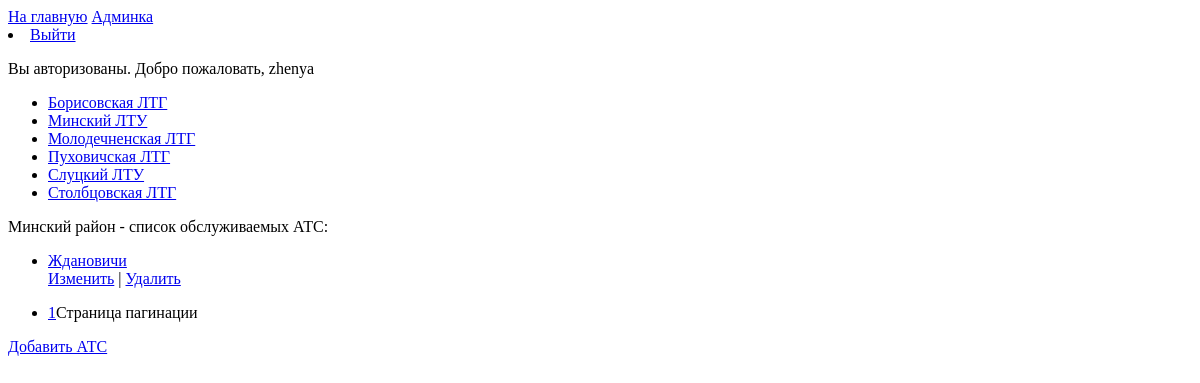
The page /ats/minskij/ (signed in) on the database as committed earlier.
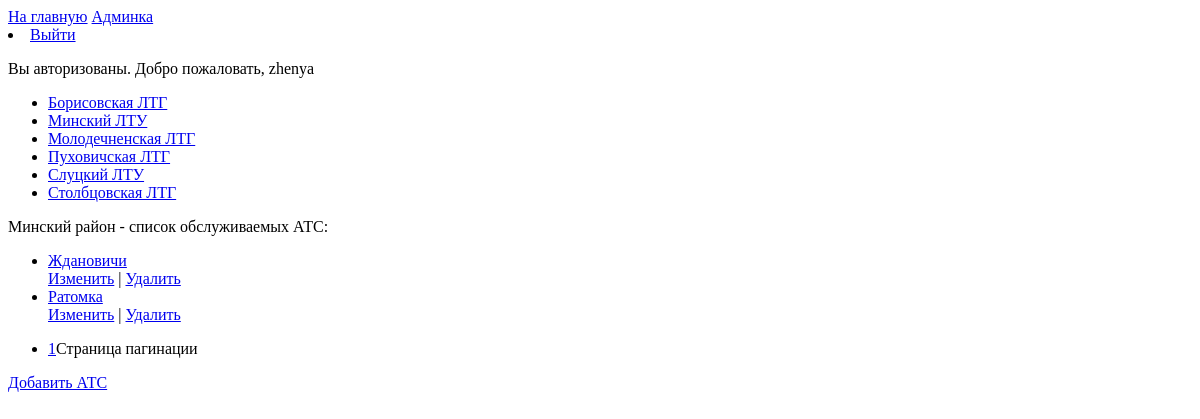
The same page on the database as committed later.
### ats/models.py (models this page shows, shortened)
class Department(models.Model):
    name = models.CharField(max_length=20, verbose_name='Подразделение')
    slug = models.SlugField(max_length=255, unique=True, db_index=True, verbose_name="URL")
    def get_absolute_url(self):
        return reverse('area', kwargs={'dep_slug': self.slug})
    class Meta:
        verbose_name = 'Подразделения'
        verbose_name_plural = 'Подразделения'
        ordering = ['name']

class Ats(models.Model):
    name = models.CharField(max_length=20, verbose_name='Наименование АТС')
    slug = models.SlugField(max_length=255, unique=True, db_index=True, verbose_name="URL")
    area = models.ForeignKey('Area', on_delete=models.CASCADE, verbose_name='Район')
    def get_absolute_url(self):
        return reverse('ats_room', kwargs={'ats_slug': self.slug})
    class Meta:
        verbose_name = 'АТС'
        verbose_name_plural = 'АТС'
        ordering = ['name']

### ats/views.py (the view)
# urls.py: path('ats/<slug:area_slug>/', ats, name='ats'),
def ats(request, area_slug):#вернуть список районов подразделения
    if request.user.is_authenticated:
        ar = Area.objects.get(slug=area_slug)
        list_ats = Ats.objects.filter(area__name=ar.name)
        paginator = Paginator(list_ats, 5)
        page_number = request.GET.get('page')
        page_obj = paginator.get_page(page_number)
        context = {
            'ar': ar,
            'list_ats': list_ats,
            'title': 'Список АТС',
            'page_obj': page_obj
        }
        return render(request, 'ats/ats_lst.html', context=context)
    else:
        return redirect('login')

### ats/templatetags/dep_tag.py (called while the page is built)
@register.simple_tag(name='getdep')
def get_department():
    return Department.objects.all()

### ats/templates/ats/ats_lst.html (shortened to what this page needs)
{% extends 'ats/base.html' %}
{% block content %}
    {% block ats_lst %}
        {{ ar.name }} район - cписок обслуживаемых АТС:
        <ul>
            {% for lst in page_obj %}
                {% if not forloop.last %}
                    <li><a href="{{ lst.get_absolute_url }}">{{ lst.name }}</a></li>
                    <a href="{% url 'edit_ats' ats_slug=lst.slug %}">Изменить</a> |
                    <a href="{% url 'delete_ats' ats_slug=lst.slug %}">Удалить</a>
                {% else %}
                    <li class="last"><a href="{{ lst.get_absolute_url }}">{{ lst.name }}</a></li>
                    <a href="{% url 'edit_ats' ats_slug=lst.slug %}">Изменить</a> |
                    <a href="{% url 'delete_ats' ats_slug=lst.slug %}">Удалить</a>
                {% endif %}
            {% endfor %}
        </ul>
        <nav>
            <ul>
                {% for p in page_obj.paginator.page_range %}
                    <li>
                        <a href="?page={{ p }}">{{ p }}</a>Страница пагинации
                    </li>
                {% endfor %}
            </ul>
        </nav>
    {% endblock %}
    {% block addats %}
        <a href="{% url 'add_ats' area_slug=ar.slug %}">Добавить АТС</a>
    {% endblock %}
{% endblock %}

### ats/templates/ats/base.html (shortened to what this page needs)
{% load static %}
{% load dep_tag %}
<!DOCTYPE html>
<html lang="en">
<head>
</head>
<body>
{% block lst_department %}
    <a href="{% url 'home' %}">На главную</a>
    <a href="/admin/">Админка</a>
    {% if request.user.is_authenticated %}
        <li> <a href="{% url 'logout' %}">Выйти</a></li>
        <p>Вы авторизованы. Добро пожаловать, {{ request.user.username }}</p>
    {% else %}
    <li> <a href="{% url 'login' %}">Войти</a></li>
    {% endif %}
    {% getdep as list_dep %}
    <ul>
        {% for lst in list_dep %}
            {% if not forloop.last %}
                <li><a href="{{ lst.get_absolute_url }}">{{lst.name}}</a></li>
            {% else %}
                <li class="last"><a href="{{ lst.get_absolute_url }}">{{lst.name}}</a></li>
            {% endif %}
        {% endfor %}
    </ul>
{% endblock lst_department %}
{% block content %}
{% endblock %}
</body>
</html>

Rows that differ between the two databases and show on the page:
added Ats: name "Ратомка"
